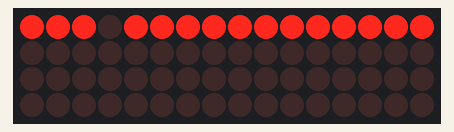
Simulated run of this sketch. Board: Arduino Uno, built with avr-gcc and run on an emulated ATmega328P. Shown: 16×4 LED matrix. Wiring (inferred from the names in the program): LED cube drawn one layer per row (orientation assumed): layers A3, A2, A1, A0; columns pin 13, pin 12, pin 11, pin 10, pin 9, pin 8, pin 7, pin 6, pin 5, pin 4, pin 3, pin 2, pin 1, pin 0, A5, A4. Random numbers use the default seed unless the sketch sets one.

Above: at 0.28 s.
At 2.9 s:
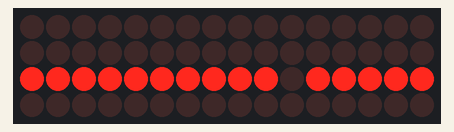
At 3.51 s:
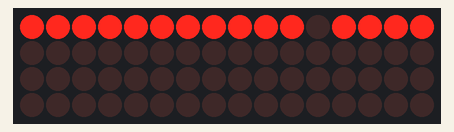
At 4.13 s:
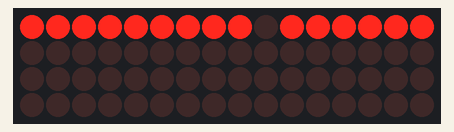
At 13.35 s:
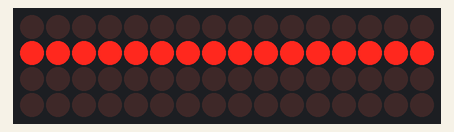
At 22.95 s:
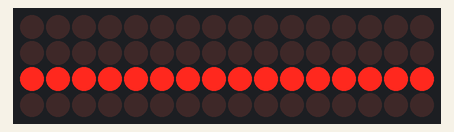

The sketch:

LED_Cube1.ino
```cpp
/**
 * For hackathon
 *
 * We based our project heavily on this guy's (https://www.youtube.com/watch?v=7iKR3QbRq74) and we also took the code that he used to see
 * how it could be coded. We took several of his methods and modified some of them for our own understanding but some were odd so we left it
 * as so.
 *
 * A lot of our understanding of how to code the LED cube came from reading this guy's code and it was also helpful for figuring out how to
 * wire the cube onto the board.
 */


//intializing and declaring layers
int layer[4]={A3,A2,A1,A0};

//initializing and declaring leds, bottom right is led[0]
int led[16]={13,12,11,10,9,8,7,6,5,4,3,2,1,0,A5,A4};


 int time = 1000;

 void setup()
{
  //setting leds to output
  for(int i = 0; i< 16; i++)
  {
    pinMode(led[i], OUTPUT);
  }
  //setting layers to output
  for(int i = 0; i< 4; i++)
  {
    pinMode(layer[i], OUTPUT);
  }


  //seeding random for random animations
  randomSeed(analogRead(10));

}


void loop()
{
    randomLED();
    for(int i = 0; i < 3; i++)
    {
      flicker();
    }
    delay(100);
    steppingThrough();
    delay(100);
    for(int i = 0; i < 5; i++)
    {
      randomLED();
    }
    delay(100);
    ripple();
    delay(100);
    edgeLEDs();
    delay(100);
    goThroughAllLedsOneAtATime();
    delay(100);
    randomLED();
    delay(100);
    flicker();

}


/**
 * turn all the LEDs off
 */
void turnEverythingOff()
 {
  //this for loop steps through layers
      //another for loop for stepping through the 16 LEDs per layer
    for(int j = 0; j < 16; j++)
    {
      digitalWrite(led[j], 1); //turn it on
    }
  for(int i = 0; i < 4; i++)
  {
    digitalWrite(layer[i], 0);
  }
 }

/**
 * turns all the LEDs on
 */
void turnEverythingOn()
{
  //this for loop steps through layers
      //another for loop for stepping through the 16 LEDs per layer
    for(int j = 0; j < 16; j++)
    {
      digitalWrite(led[j], 0); //turn it on
    }

   for(int i = 0; i < 4; i++)
   {
    digitalWrite(layer[i], 1);
   }
}

/**
 * Flicker the LEDs
 */
void flicker()
{

    turnEverythingOn(); //turn them all on
    delay(200);
    turnEverythingOff(); //turn them all off
    delay(200);
}


/**
 * around edge of the cube down
 * (NOT OURS)
 */
void aroundEdgeDown()
{
  //for loop to go through the LEDs
  for(int x = 200; x != 0; x -=50)
  {
    turnEverythingOff();

    //this counts down from the fourth layer to the first layer
    for(int i = 4; i != 0; i--)
    {
      //turn this one on
      digitalWrite(layer[i-1], 1);
      //turn these off
      digitalWrite(led[5], 0);
      digitalWrite(led[6], 0);
      digitalWrite(led[9], 0);
      digitalWrite(led[10], 0);

      digitalWrite(led[0], 0);
      delay(x);
      digitalWrite(led[0], 1);
      digitalWrite(led[4], 0);
      delay(x);
      digitalWrite(led[4], 1);
      digitalWrite(led[8], 0);
      delay(x);
      digitalWrite(led[8], 1);
      digitalWrite(led[12], 0);
      delay(x);
      digitalWrite(led[12], 1);
      digitalWrite(led[13], 0);
      delay(x);
      digitalWrite(led[13], 1);
      digitalWrite(led[14], 0);
      delay(x);
      digitalWrite(led[14], 1);
      digitalWrite(led[15], 0);
      delay(x);
      digitalWrite(led[15], 1);
      digitalWrite(led[11], 0);
      delay(x);
      digitalWrite(led[11], 1);
      digitalWrite(led[7], 0);
      delay(x);
      digitalWrite(led[7], 1);
      digitalWrite(led[3], 0);
      delay(x);
      digitalWrite(led[3], 1);
      digitalWrite(led[2], 0);
      delay(x);
      digitalWrite(led[2], 1);
      digitalWrite(led[1], 0);
      delay(x);
      digitalWrite(led[1], 1);
    }
  }
}

/*
 * Random things
 * (NOT OURS)
 */
void randomRain()
{
  turnEverythingOff();
  int x = 100;
  for(int i = 0; i!=60; i+=2)
  {
    int randomLed = random(0,16);
    digitalWrite(led[randomLed], 0);
    digitalWrite(layer[3], 1);
    delay(x+50);
    digitalWrite(layer[3], 0);
    digitalWrite(layer[2], 1);
    delay(x);
    digitalWrite(layer[2], 0);
    digitalWrite(layer[1], 1);
    delay(x);
    digitalWrite(layer[1], 0);
    digitalWrite(layer[0], 1);
    delay(x+50);
    digitalWrite(layer[0], 0);
    digitalWrite(led[randomLed], 1);
  }
}

/**
 * Light up the edge LEDs
 */

void edgeLEDs()
{
  turnEverythingOff();

  //first and fourth layer get to be all lit up
  for(int i = 0; i < 16; i++)
  {
    digitalWrite(layer[1], 1);
    digitalWrite(led[i], 0);
  }

  for(int i = 0; i < 16; i++)
  {
    digitalWrite(layer[3], 1);
    digitalWrite(led[i], 0);
  }

    for(int i = 0; i < 16; i++)
  {
    if(i == 3 || i == 4 || i == 7 || i == 8 || i == 11 || i == 12 || i == 15)
    {
           digitalWrite(layer[1], 1);
          digitalWrite(led[i], 0);
    }
  }

      for(int i = 0; i < 16; i++)
  {
    if(i == 3 || i == 4 || i == 7 || i == 8 || i == 11 || i == 12 || i == 15)
    {
           digitalWrite(layer[2], 1);
          digitalWrite(led[i], 0);
    }
  }

  delay(200);
  turnEverythingOff();


}
/**
 * Some more animations to go through
 */
 void ripple()
 {
  turnEverythingOff();

  //divide the leds array into 4 sets
  int set1[4] = {0,1,2,3};
  int set2[4] = {4,5,6,7};
  int set3[4] = {8,9,10,11};
  int set4[4] = {12,13,14,15};

  //for loop to step through the layers
  for(int i = 0; i < 4; i++)
  {
    turnEverythingOff();
    if(i == 0)
    {
      turnEverythingOff();
      for (int j = 0; j < 4; j++)
      {
        digitalWrite(layer[i], 1);
        digitalWrite(set1[j], 0);
        delay(100);
        digitalWrite(set2[j], 1);
      }
    }
    else if(i == 1)
    {
      turnEverythingOff();
      for (int j = 0; j < 4; j++)
      {
        digitalWrite(layer[i], 1);
        digitalWrite(set2[j], 0);
        delay(100);
        digitalWrite(set2[j], 1);
      }
    }
    else if(i == 2)
    {
      turnEverythingOff();
      for (int j = 0; j < 4; j++)
      {
        digitalWrite(layer[i], 1);
        digitalWrite(set3[j], 0);
        delay(100);
        digitalWrite(set3[j], 1);
      }
    }
    //otherwise i = 3
    else
    {
       turnEverythingOff();
      for (int j = 0; j < 4; j++)
      {
        digitalWrite(layer[i], 1);
        digitalWrite(set4[j], 0);
        delay(100);
        digitalWrite(set2[j], 1);
      }
    }

  }
 }
/**
 * go through all leds one at a time
 *
 * (NOT OURS)
 */
void goThroughAllLedsOneAtATime()
{
  int x = 80;
  turnEverythingOff();
  for(int y = 0; y<5; y++)
  {
    //0-3
    for(int count = 4; count != 0; count--)
    {
      digitalWrite(layer[count-1], 1);
      for(int i = 0; i<4; i++)
      {
        digitalWrite(led[i], 0);
        delay(x);
        digitalWrite(led[i], 1);
        delay(x);
      }
    digitalWrite(layer[count-1], 0);
    }
    //4-7
    for(int count = 0; count < 4; count++)
    {
      digitalWrite(layer[count], 1);
      for(int i = 4; i<8; i++)
      {
        digitalWrite(led[i], 0);
        delay(x);
        digitalWrite(led[i], 1);
        delay(x);
      }
    digitalWrite(layer[count], 0);
    }
    //8-11
    for(int count = 4; count != 0; count--)
    {
      digitalWrite(layer[count-1], 1);
      for(int i = 8; i<12; i++)
      {
        digitalWrite(led[i], 0);
        delay(x);
        digitalWrite(led[i], 1);
        delay(x);
      }
    digitalWrite(layer[count-1], 0);
    }
    //12-15
    for(int count = 0; count < 4; count++)
    {
      digitalWrite(layer[count], 1);
      for(int i = 12; i<16; i++)
      {
        digitalWrite(led[i], 0);
        delay(x);
        digitalWrite(led[i], 1);
        delay(x);
      }
    digitalWrite(layer[count], 0);
    }
  }
 }

 void steppingThrough()
 {
  turnEverythingOff();

  //turn on layer 1
  digitalWrite(layer[0], 1);
  for(int i = 0; i < 4; i++)
  {
      digitalWrite(led[i], 0);
  }

  delay(200);

  //turn off layer 1
    digitalWrite(layer[0], 0);
  for(int i = 0; i < 4; i++)
  {
      digitalWrite(led[i], 1);
  }

  //turn on layer 2
  digitalWrite(layer[1], 1);
    for(int i = 4; i < 8; i++)
  {
      digitalWrite(led[i], 0);
  }

  delay(200);

  //turn on layer 2
    digitalWrite(layer[1], 0);
  for(int i = 4; i < 8; i++)
  {
      digitalWrite(led[i], 1);
  }

  //turn on layer 3
  digitalWrite(layer[2], 1);
  for(int i = 8; i < 12; i++)
  {
      digitalWrite(led[i], 0);
  }

  delay(200);

  //turn off layer 3
    digitalWrite(layer[2], 0);
  for(int i = 8; i < 12; i++)
  {
      digitalWrite(led[i], 1);
  }

  delay(200);

  //turn on layer 4
    digitalWrite(layer[3], 1);
    for(int i = 12; i < 16; i++)
  {
      digitalWrite(led[i], 0);
  }

  delay(200);

  //turn off layer 4
    digitalWrite(layer[3], 0);
  for(int i = 12; i < 16; i++)
  {
      digitalWrite(led[i], 1);
  }
 }

/**
 * Pick random parts to light up
 */
void randomLED()
{
  turnEverythingOff();

  //choose a number at random
  int randLayer = random(0,4);
  int randLED = random(0, 16);

  //turn on
  digitalWrite(layer[randLayer], 1);
  digitalWrite(led[randLED], 0);

  delay(300);

  //turn off
  digitalWrite(layer[randLayer], 0);
  digitalWrite(led[randLED], 1);
}
```
